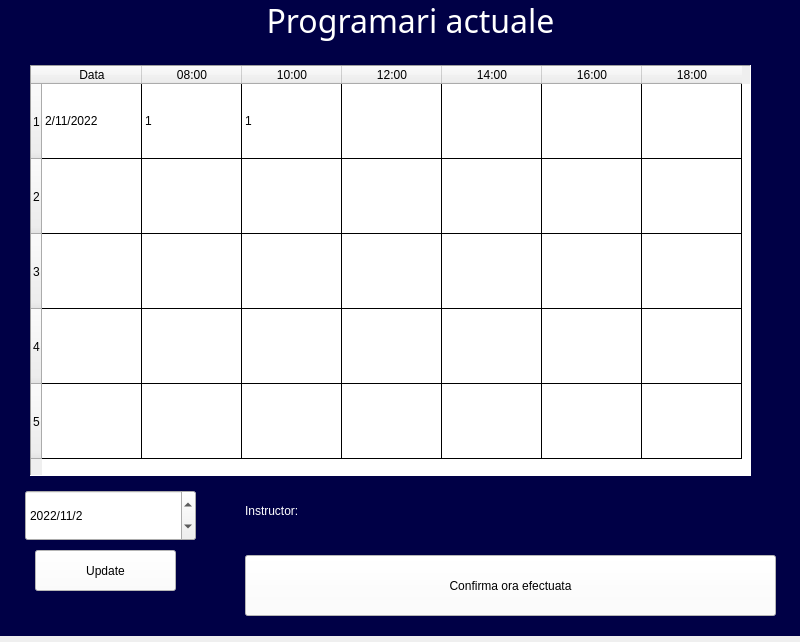
<?xml version="1.0" encoding="UTF-8"?>
<ui version="4.0">
 <class>MainWindow</class>
 <widget class="QMainWindow" name="MainWindow">
  <property name="geometry">
   <rect>
    <x>0</x>
    <y>0</y>
    <width>800</width>
    <height>642</height>
   </rect>
  </property>
  <property name="windowTitle">
   <string>MainWindow</string>
  </property>
  <widget class="QWidget" name="centralwidget">
   <widget class="QLabel" name="image_background">
    <property name="geometry">
     <rect>
      <x>-200</x>
      <y>-75</y>
      <width>1061</width>
      <height>711</height>
     </rect>
    </property>
    <property name="styleSheet">
     <string notr="true">background-color: rgb(0, 0, 70);</string>
    </property>
    <property name="text">
     <string/>
    </property>
   </widget>
   <widget class="QPushButton" name="update_table_button">
    <property name="geometry">
     <rect>
      <x>35</x>
      <y>550</y>
      <width>141</width>
      <height>41</height>
     </rect>
    </property>
    <property name="styleSheet">
     <string notr="true">background-color: rgb(255, 255, 255);
font: 16pt &quot;Arial&quot;;
</string>
    </property>
    <property name="text">
     <string>Update</string>
    </property>
   </widget>
   <widget class="QDateEdit" name="dateEdit">
    <property name="geometry">
     <rect>
      <x>25</x>
      <y>490</y>
      <width>171</width>
      <height>51</height>
     </rect>
    </property>
    <property name="styleSheet">
     <string notr="true">font: 16pt &quot;Times New Roman&quot;;</string>
    </property>
    <property name="dateTime">
     <datetime>
      <hour>0</hour>
      <minute>0</minute>
      <second>0</second>
      <year>2022</year>
      <month>11</month>
      <day>2</day>
     </datetime>
    </property>
    <property name="displayFormat">
     <string>yyyy/M/d</string>
    </property>
   </widget>
   <widget class="QPushButton" name="confirma_ora_button">
    <property name="geometry">
     <rect>
      <x>245</x>
      <y>555</y>
      <width>531</width>
      <height>61</height>
     </rect>
    </property>
    <property name="styleSheet">
     <string notr="true">background-color: rgb(255, 255, 255);
font: 16pt &quot;Arial&quot;;
</string>
    </property>
    <property name="text">
     <string>Confirma ora efectuata</string>
    </property>
   </widget>
   <widget class="QLabel" name="title_label">
    <property name="geometry">
     <rect>
      <x>75</x>
      <y>-30</y>
      <width>671</width>
      <height>101</height>
     </rect>
    </property>
    <property name="font">
     <font>
      <family>Arial Black</family>
      <pointsize>24</pointsize>
      <weight>10</weight>
      <italic>false</italic>
      <bold>false</bold>
     </font>
    </property>
    <property name="styleSheet">
     <string notr="true">color: rgb(255, 255, 255);
font: 87 24pt &quot;Arial Black&quot;;</string>
    </property>
    <property name="text">
     <string>Programari actuale</string>
    </property>
    <property name="alignment">
     <set>Qt::AlignCenter</set>
    </property>
    <property name="wordWrap">
     <bool>true</bool>
    </property>
   </widget>
   <widget class="QTableWidget" name="programareTableWidget">
    <property name="geometry">
     <rect>
      <x>30</x>
      <y>65</y>
      <width>721</width>
      <height>411</height>
     </rect>
    </property>
    <property name="styleSheet">
     <string notr="true">font: 12pt &quot;MS Shell Dlg 2&quot;;
gridline-color: #000000;
gridline-width: 40px;
</string>
    </property>
    <property name="frameShape">
     <enum>QFrame::Panel</enum>
    </property>
    <property name="lineWidth">
     <number>1</number>
    </property>
    <property name="editTriggers">
     <set>QAbstractItemView::NoEditTriggers</set>
    </property>
    <property name="iconSize">
     <size>
      <width>0</width>
      <height>50</height>
     </size>
    </property>
    <property name="gridStyle">
     <enum>Qt::SolidLine</enum>
    </property>
    <property name="sortingEnabled">
     <bool>true</bool>
    </property>
    <attribute name="verticalHeaderVisible">
     <bool>true</bool>
    </attribute>
    <attribute name="verticalHeaderDefaultSectionSize">
     <number>75</number>
    </attribute>
    <row>
     <property name="text">
      <string>1</string>
     </property>
    </row>
    <row>
     <property name="text">
      <string>2</string>
     </property>
    </row>
    <row>
     <property name="text">
      <string>3</string>
     </property>
    </row>
    <row>
     <property name="text">
      <string>4</string>
     </property>
    </row>
    <row>
     <property name="text">
      <string>5</string>
     </property>
    </row>
    <column>
     <property name="text">
      <string>Data</string>
     </property>
    </column>
    <column>
     <property name="text">
      <string>08:00</string>
     </property>
    </column>
    <column>
     <property name="text">
      <string>10:00</string>
     </property>
    </column>
    <column>
     <property name="text">
      <string>12:00</string>
     </property>
    </column>
    <column>
     <property name="text">
      <string>14:00</string>
     </property>
    </column>
    <column>
     <property name="text">
      <string>16:00</string>
     </property>
    </column>
    <column>
     <property name="text">
      <string>18:00</string>
     </property>
    </column>
    <item row="0" column="0">
     <property name="text">
      <string>2/11/2022</string>
     </property>
    </item>
    <item row="0" column="1">
     <property name="text">
      <string>1</string>
     </property>
     <property name="foreground">
      <brush brushstyle="NoBrush">
       <color alpha="255">
        <red>0</red>
        <green>0</green>
        <blue>0</blue>
       </color>
      </brush>
     </property>
    </item>
    <item row="0" column="2">
     <property name="text">
      <string>1</string>
     </property>
    </item>
    <item row="0" column="3">
     <property name="text">
      <string/>
     </property>
    </item>
    <item row="1" column="1">
     <property name="text">
      <string/>
     </property>
     <property name="background">
      <brush brushstyle="NoBrush">
       <color alpha="255">
        <red>0</red>
        <green>0</green>
        <blue>0</blue>
       </color>
      </brush>
     </property>
    </item>
   </widget>
   <widget class="QLabel" name="instructor_label">
    <property name="geometry">
     <rect>
      <x>245</x>
      <y>480</y>
      <width>131</width>
      <height>61</height>
     </rect>
    </property>
    <property name="styleSheet">
     <string notr="true">font: 16pt &quot;MS Shell Dlg 2&quot;;
color: rgb(255, 255, 255);
</string>
    </property>
    <property name="text">
     <string>Instructor: </string>
    </property>
   </widget>
   <widget class="QLabel" name="instructor_label_s">
    <property name="geometry">
     <rect>
      <x>375</x>
      <y>480</y>
      <width>311</width>
      <height>61</height>
     </rect>
    </property>
    <property name="styleSheet">
     <string notr="true">font: 16pt &quot;MS Shell Dlg 2&quot;;
color: rgb(255, 255, 255);
</string>
    </property>
    <property name="text">
     <string/>
    </property>
   </widget>
  </widget>
 </widget>
 <resources/>
 <connections/>
</ui>
